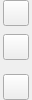
         <widget class="QWidget" name="right_menus" native="true">
          <property name="minimumSize">
           <size>
            <width>32</width>
            <height>0</height>
           </size>
          </property>
          <property name="maximumSize">
           <size>
            <width>32</width>
            <height>16777215</height>
           </size>
          </property>
          <property name="mouseTracking">
           <bool>true</bool>
          </property>
          <layout class="QVBoxLayout" name="right_menus_layout">
           <property name="spacing">
            <number>10</number>
           </property>
           <property name="leftMargin">
            <number>0</number>
           </property>
           <property name="topMargin">
            <number>0</number>
           </property>
           <property name="rightMargin">
            <number>0</number>
           </property>
           <property name="bottomMargin">
            <number>0</number>
           </property>
           <item alignment="Qt::AlignTop">
            <widget class="QWidget" name="right_top_menus" native="true">
             <property name="mouseTracking">
              <bool>true</bool>
             </property>
             <layout class="QVBoxLayout" name="right_top_menus_layout">
              <property name="spacing">
               <number>8</number>
              </property>
              <property name="leftMargin">
               <number>0</number>
              </property>
              <property name="topMargin">
               <number>0</number>
              </property>
              <property name="rightMargin">
               <number>0</number>
              </property>
              <property name="bottomMargin">
               <number>0</number>
              </property>
              <item alignment="Qt::AlignHCenter">
               <widget class="QPushButton" name="notice_button">
                <property name="minimumSize">
                 <size>
                  <width>26</width>
                  <height>26</height>
                 </size>
                </property>
                <property name="maximumSize">
                 <size>
                  <width>26</width>
                  <height>26</height>
                 </size>
                </property>
                <property name="text">
                 <string/>
                </property>
                <property name="icon">
                 <iconset>
                  <normaloff>../static/black_theme/消息_message-one.svg</normaloff>../static/black_theme/消息_message-one.svg</iconset>
                </property>
               </widget>
              </item>
              <item alignment="Qt::AlignHCenter">
               <widget class="QPushButton" name="external_tool_display">
                <property name="minimumSize">
                 <size>
                  <width>26</width>
                  <height>26</height>
                 </size>
                </property>
                <property name="maximumSize">
                 <size>
                  <width>26</width>
                  <height>26</height>
                 </size>
                </property>
                <property name="text">
                 <string/>
                </property>
                <property name="icon">
                 <iconset>
                  <normaloff>../static/black_theme/预览-关闭_preview-close-one.svg</normaloff>../static/black_theme/预览-关闭_preview-close-one.svg</iconset>
                </property>
               </widget>
              </item>
             </layout>
            </widget>
           </item>
           <item alignment="Qt::AlignBottom">
            <widget class="QWidget" name="right_bottom_menus" native="true">
             <property name="mouseTracking">
              <bool>true</bool>
             </property>
             <layout class="QVBoxLayout" name="right_bottom_menus_layout">
              <property name="spacing">
               <number>8</number>
              </property>
              <property name="leftMargin">
               <number>0</number>
              </property>
              <property name="topMargin">
               <number>0</number>
              </property>
              <property name="rightMargin">
               <number>0</number>
              </property>
              <property name="bottomMargin">
               <number>0</number>
              </property>
              <item alignment="Qt::AlignHCenter">
               <widget class="QPushButton" name="update_button">
                <property name="minimumSize">
                 <size>
                  <width>26</width>
                  <height>26</height>
                 </size>
                </property>
                <property name="maximumSize">
                 <size>
                  <width>26</width>
                  <height>26</height>
                 </size>
                </property>
                <property name="text">
                 <string/>
                </property>
                <property name="icon">
                 <iconset>
                  <normaloff>../static/black_theme/刷新_refresh.svg</normaloff>../static/black_theme/刷新_refresh.svg</iconset>
                </property>
               </widget>
              </item>
             </layout>
            </widget>
           </item>
          </layout>
         </widget>
